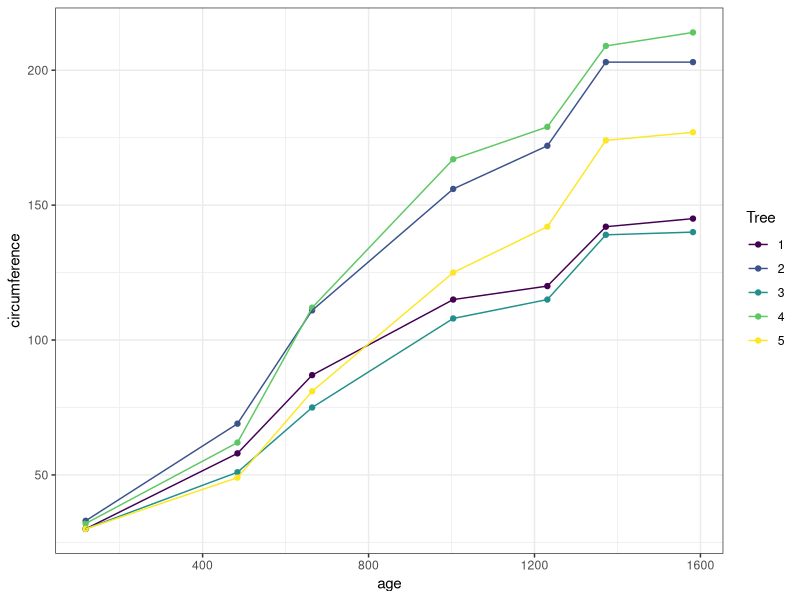
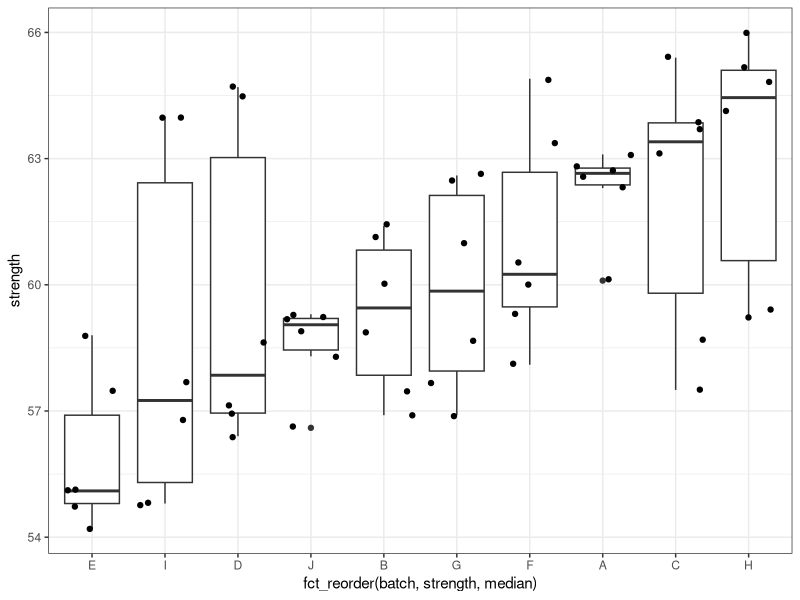
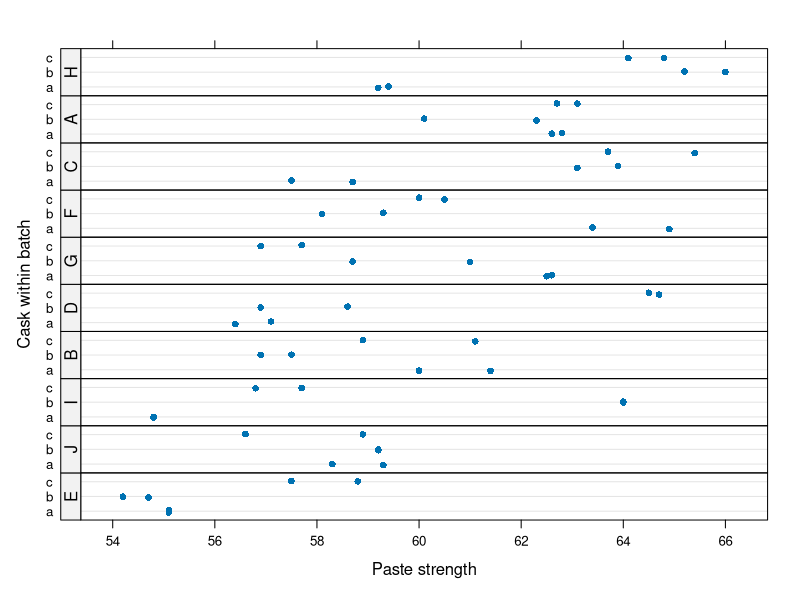

Recreate these plots in R, in order.
## ---- chunk 1
#| code-fold: false
library(tidyverse)
library(lme4)
library(lattice)
theme_set(theme_bw())
## ---- chunk 2
data(Orange)
## we force the sorting of the levels (1,2,3)
Orange$Tree <- factor(Orange$Tree, levels = unique(Orange$Tree))
Orange %>% as_tibble() %>% rmarkdown::paged_table()
## ---- chunk 3
#| code-fold: true
pl <- 
  Orange %>% 
    ggplot() + aes(x = age, y = circumference, color = Tree) + 
  geom_point() + geom_line() 
pl
## ---- chunk 4
data(Pastes)
Pastes %>% as_tibble() %>% rmarkdown::paged_table()
## ---- chunk 5
Pastes %>% 
  group_by(batch, cask) %>% 
  summarise(mean_strengh = mean(strength), sd_strength = sd(strength), n_replicat = n()) %>% 
  rmarkdown::paged_table()
## ---- chunk 6
#| code-fold: true
Pastes %>% 
  ggplot() + aes(x = fct_reorder(batch, strength, median), y = strength) + geom_boxplot() + geom_jitter()
## ---- chunk 7
#| code-fold: true
lattice::dotplot(cask ~ strength | reorder(batch, strength), Pastes,
        strip = FALSE, strip.left = TRUE, layout = c(1, 10),
        ylab = "Cask within batch",
        xlab = "Paste strength", jitter.y = TRUE)
## ---- chunk 8
data(Oats, package = "nlme")
# keep the original order of the levels of Block and Variety
Oats$Block   <- factor(Oats$Block  , levels = unique(Oats$Block))  
Oats$Variety <- factor(Oats$Variety, levels = unique(Oats$Variety))
Oats %>% as_tibble() %>% rmarkdown::paged_table()
## ---- chunk 9
xtabs(~ Block + Variety, Oats)
